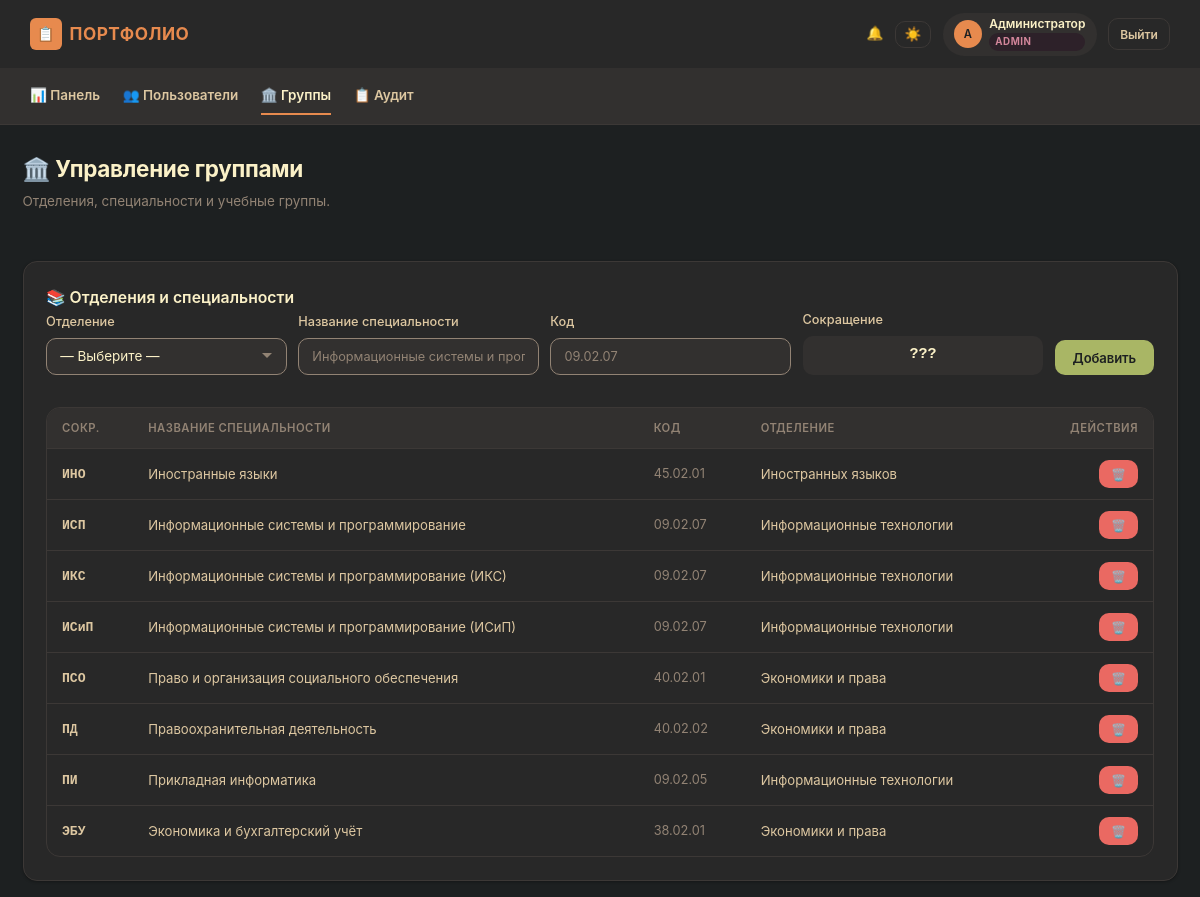
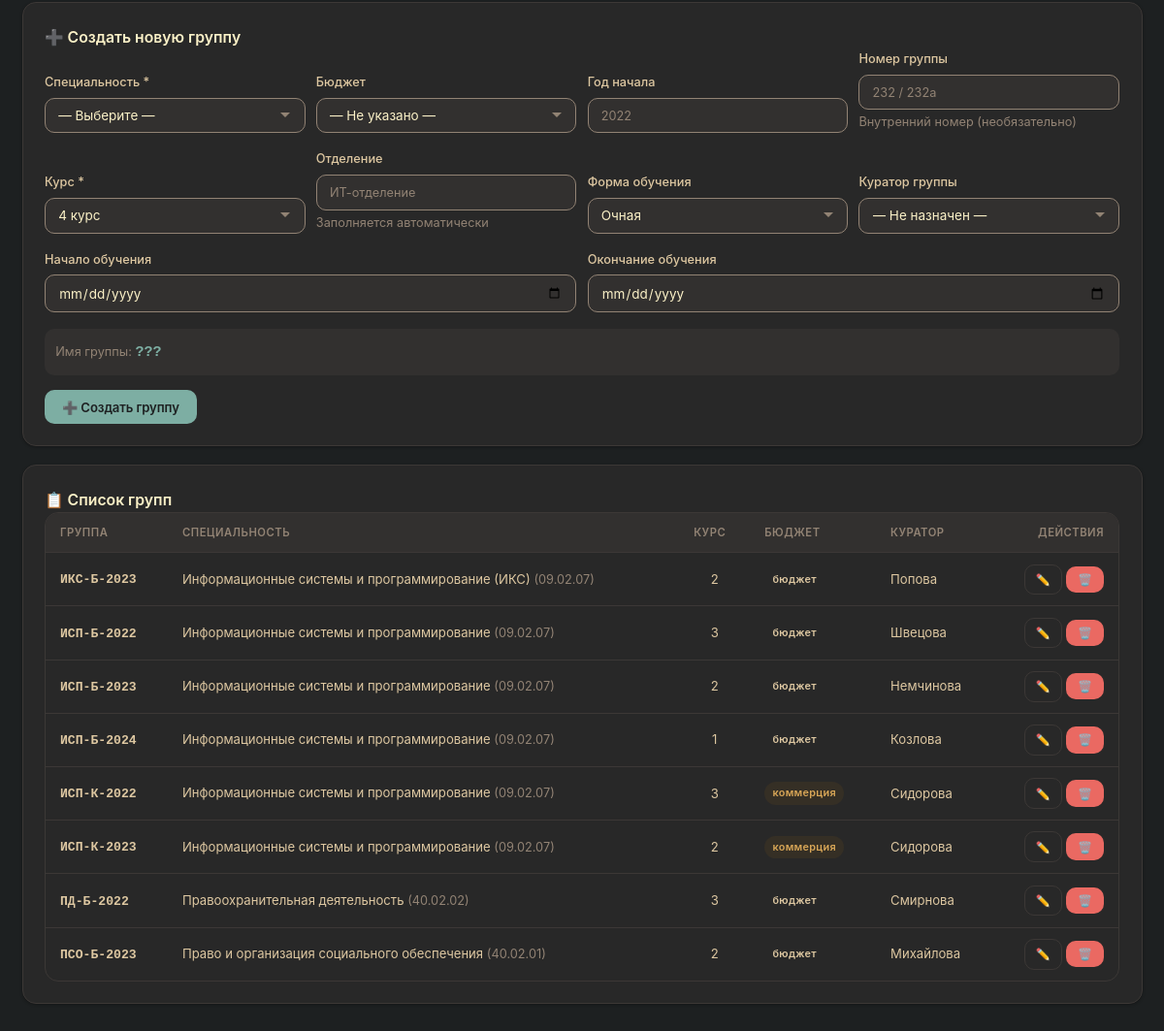
Page /admin/groups (signed in) on the committed database (2 pictures, top to bottom).
### models.py (models this page shows, shortened)
class User(Base):
    __tablename__ = 'users'
    id:          Mapped[int]       = mapped_column(Integer, primary_key=True)
    username:    Mapped[str]       = mapped_column(String(50), unique=True, nullable=False)
    password_hash: Mapped[str]     = mapped_column(String(256), nullable=False)
    role:        Mapped[str]       = mapped_column(String(20), nullable=False)
    last_name:   Mapped[Optional[str]] = mapped_column(String(50), nullable=True)
    first_name:  Mapped[Optional[str]] = mapped_column(String(50), nullable=True)
    patronymic:  Mapped[Optional[str]] = mapped_column(String(50), nullable=True)
    group_name:  Mapped[Optional[str]] = mapped_column(String(20), nullable=True)
    group_id:    Mapped[Optional[int]] = mapped_column(Integer, ForeignKey('groups.id'), nullable=True)
    events        = relationship('Event', back_populates='student', lazy=True, cascade='all, delete-orphan')
    notifications = relationship('Notification', back_populates='user', lazy=True, cascade='all, delete-orphan')
    curated_groups = relationship('Group', foreign_keys='Group.curator_id', back_populates='curator', lazy='select')

class Specialty(Base):
    __tablename__ = 'specialties'
    id:            Mapped[int] = mapped_column(Integer, primary_key=True)
    name:          Mapped[str] = mapped_column(String(200), unique=True, nullable=False)
    code:          Mapped[str] = mapped_column(String(20), nullable=False)
    abbreviation:  Mapped[str] = mapped_column(String(10), nullable=False)
    department_id: Mapped[Optional[int]] = mapped_column(Integer, ForeignKey('departments.id'), nullable=True)
    created_at:    Mapped[datetime] = mapped_column(DateTime, default=_utcnow)
    department_rel = relationship('Department', back_populates='specialties')
    groups         = relationship('Group', back_populates='specialty_rel', lazy=True)

class Department(Base):
    __tablename__ = 'departments'
    id:         Mapped[int] = mapped_column(Integer, primary_key=True)
    name:       Mapped[str] = mapped_column(String(100), unique=True, nullable=False)
    created_at: Mapped[datetime] = mapped_column(DateTime, default=_utcnow)
    specialties = relationship('Specialty', back_populates='department_rel', lazy=True)

class Group(Base):
    __tablename__ = 'groups'
    id:             Mapped[int] = mapped_column(Integer, primary_key=True)
    name:           Mapped[str] = mapped_column(String(20), unique=True, nullable=False)
    group_number:   Mapped[Optional[str]] = mapped_column(String(10), nullable=True)
    specialty_id:   Mapped[Optional[int]] = mapped_column(Integer, ForeignKey('specialties.id'), nullable=True)
    specialty_name: Mapped[str] = mapped_column(String(200), nullable=False)
    specialty_code: Mapped[str] = mapped_column(String(20), nullable=False)
    budget_type:    Mapped[Optional[str]] = mapped_column(String(10), nullable=True)
    start_year:     Mapped[Optional[int]] = mapped_column(Integer, nullable=True)
    course:         Mapped[int] = mapped_column(Integer, nullable=False)
    department:     Mapped[Optional[str]] = mapped_column(String(100), nullable=True)
    form_of_study:  Mapped[str] = mapped_column(String(50), default='очная')
    start_date:     Mapped[Optional[datetime]] = mapped_column(Date, nullable=True)
    end_date:       Mapped[Optional[datetime]] = mapped_column(Date, nullable=True)
    curator_id:     Mapped[Optional[int]] = mapped_column(Integer, ForeignKey('users.id'), nullable=True)
    created_at:     Mapped[datetime] = mapped_column(DateTime, default=_utcnow)
    specialty_rel = relationship('Specialty', back_populates='groups')
    curator       = relationship('User', foreign_keys=[curator_id], back_populates='curated_groups', lazy=True)

### routes/admin.py (the view)
@router.get('/admin/groups')
async def admin_groups(request: Request, user: User = Depends(require_admin),
                        db: Session = Depends(get_db)):
    groups = db.query(Group).options(
        joinedload(Group.curator), joinedload(Group.specialty_rel)
    ).order_by(Group.name).all()
    curators = db.query(User).filter(User.role == 'curator').all()
    departments = db.query(Department).options(
        joinedload(Department.specialties)
    ).order_by(Department.name).all()
    specialties = db.query(Specialty).options(
        joinedload(Specialty.department_rel)
    ).order_by(Specialty.name).all()
    return render(request, 'admin_groups.html', groups=groups, curators=curators,
                   departments=departments, specialties=specialties)

### templates/admin_groups.html (shortened to what this page needs)
{% extends 'base.html' %}
{% block content %}
<div class="flex-between mb-3">
    <div><h1 class="page-title">🏛️ Управление группами</h1><p class="page-subtitle">Отделения, специальности и учебные группы.</p></div>
</div>
<div class="card">
    <h3 class="card-title">📚 Отделения и специальности</h3>
    <form method="POST" action="/admin/add_specialty" class="form-row" style="margin-bottom: 1rem;">
        <div class="form-group">
            <label class="form-label" for="add_dept_id">Отделение</label>
            <select id="add_dept_id" name="department_id" class="form-select" required>
                <option value="">— Выберите —</option>
            </select>
        </div>
        <div class="form-group">
            <label class="form-label" for="specialty_name">Название специальности</label>
            <input type="text" id="specialty_name" name="specialty_name" class="form-input" required placeholder="Информационные системы и программирование" oninput="updatePreviewSpecialty(this.value)">
        </div>
        <div class="form-group">
            <label class="form-label" for="specialty_code">Код</label>
            <input type="text" id="specialty_code" name="specialty_code" class="form-input" required placeholder="09.02.07">
        </div>
        <div class="form-group" style="min-width: 80px;">
            <span class="form-label">Сокращение</span>
            <div id="spec-preview" style="font-family: monospace; font-weight: bold; color: var(--success); padding: 0.5rem 0.75rem; background: var(--bg2); border-radius: var(--radius); text-align: center;">???</div>
        </div>
        <button type="submit" class="btn btn-success" style="align-self: flex-end; margin-bottom: 1.125rem;">Добавить</button>
    </form>
    {% if specialties %}
    <div class="table-wrap">
        <table>
            <thead><tr><th>Сокр.</th><th>Название специальности</th><th>Код</th><th>Отделение</th><th style="text-align: right;">Действия</th></tr></thead>
            <tbody>
                {% for s in specialties %}
                <tr>
                    <td><span style="font-family: monospace; font-weight: bold; color: var(--success);">{{ s.abbreviation }}</span></td>
                    <td>{{ s.name }}</td>
                    <td class="text-muted">{{ s.code }}</td>
                    <td>{{ s.department_rel.name if s.department_rel else '—' }}</td>
                    <td style="text-align: right;">
                        <form action="/admin/delete_specialty/{{ s.id }}" method="POST" style="display:inline;" onsubmit="return confirm('Удалить специальность {{ s.abbreviation }}?')">
                            <button type="submit" class="btn btn-danger btn-sm">🗑️</button>
                        </form>
                    </td>
                </tr>
                {% endfor %}
            </tbody>
        </table>
    </div>
    {% endif %}
</div>
<div class="card">
    <h3 class="card-title">➕ Создать новую группу</h3>
    <form method="POST" action="{{ url_for('admin_create_group') }}">
        <div class="form-row">
            <div class="form-group">
                <label class="form-label" for="create_specialty_id">Специальность *</label>
                <select id="create_specialty_id" name="specialty_id" class="form-select" required onchange="updateGroupPreview()">
                    <option value="">— Выберите —</option>
                </select>
            </div>
            <div class="form-group">
                <label class="form-label" for="budget_type">Бюджет</label>
                <select id="budget_type" name="budget_type" class="form-select" onchange="updateGroupPreview()">
                    <option value="">— Не указано —</option>
                </select>
            </div>
            <div class="form-group">
                <label class="form-label" for="start_year">Год начала</label>
                <input type="number" id="start_year" name="start_year" class="form-input" placeholder="2022" min="2000" max="2099" oninput="updateGroupPreview()">
            </div>
            <div class="form-group">
                <label class="form-label" for="group_number">Номер группы</label>
                <input type="text" id="group_number" name="group_number" class="form-input" placeholder="232 / 232а" oninput="updateGroupPreview()">
                <span class="text-muted">Внутренний номер (необязательно)</span>
            </div>
        </div>
        <div class="form-row">
            <div class="form-group">
                <label class="form-label" for="course">Курс *</label>
                <select id="course" name="course" class="form-select" required>
                    <option value="1">1 курс</option><option value="2">2 курс</option><option value="3">3 курс</option><option value="4" selected>4 курс</option>
                </select>
            </div>
            <div class="form-group">
                <label class="form-label" for="department">Отделение</label>
                <input type="text" id="department" name="department" class="form-input" placeholder="ИТ-отделение" readonly>
                <span class="text-muted">Заполняется автоматически</span>
            </div>
            <div class="form-group">
                <label class="form-label" for="form_of_study">Форма обучения</label>
                <select id="form_of_study" name="form_of_study" class="form-select">
                    <option value="очная">Очная</option><option value="заочная">Заочная</option><option value="очно-заочная">Очно-заочная</option>
                </select>
            </div>
            <div class="form-group">
                <label class="form-label" for="curator_id">Куратор группы</label>
                <select id="curator_id" name="curator_id" class="form-select">
                    <option value="">— Не назначен —</option>
                </select>
            </div>
        </div>
        <div class="form-row">
            <div class="form-group">
                <label class="form-label" for="start_date">Начало обучения</label>
                <input type="date" id="start_date" name="start_date" class="form-input">
            </div>
            <div class="form-group">
                <label class="form-label" for="end_date">Окончание обучения</label>
                <input type="date" id="end_date" name="end_date" class="form-input">
            </div>
        </div>
        <div style="margin-bottom: 1rem; padding: 0.75rem; background: var(--bg2); border-radius: var(--radius);">
            <span class="text-muted">Имя группы: </span>
            <strong id="group-preview" style="color: var(--blue); font-family: monospace;">???</strong>
        </div>
        <button type="submit" class="btn btn-primary">➕ Создать группу</button>
    </form>
</div>
<div class="card">
    <h3 class="card-title">📋 Список групп</h3>
    {% if groups %}
    <div class="table-wrap">
        <table>
            <thead><tr><th>Группа</th><th>Специальность</th><th>Курс</th><th>Бюджет</th><th>Куратор</th><th style="text-align: right;">Действия</th></tr></thead>
            <tbody>
                {% for g in groups %}
                <tr>
                    <td><strong style="font-family: monospace;">{{ g.name }}</strong></td>
                    <td>{{ g.specialty_name }} <span class="text-muted">({{ g.specialty_code }})</span></td>
                    <td class="text-center">{{ g.course }}</td>
                    <td><span class="badge {% if g.budget_type == 'бюджет' %}badge-success{% else %}badge-pending{% endif %}">{{ g.budget_type or '—' }}</span></td>
                    <td>{{ g.curator.last_name or g.curator.username if g.curator else '—' }}</td>
                    <td style="text-align: right;">
                        <a href="{{ url_for('admin_edit_group', group_id=g.id) }}" class="btn btn-ghost btn-sm">✏️</a>
                        <form action="{{ url_for('admin_delete_group', group_id=g.id) }}" method="POST" style="display:inline;" onsubmit="return confirm('Удалить группу {{ g.name }}?')">
                            <button type="submit" class="btn btn-danger btn-sm">🗑️</button>
                        </form>
                    </td>
                </tr>
                {% endfor %}
            </tbody>
        </table>
    </div>
    {% else %}
    <div class="empty-state"><div class="empty-icon">🏛️</div><p>Группы ещё не созданы.</p></div>
    {% endif %}
</div>
{% endblock %}

### templates/base.html (shortened to what this page needs)
<!DOCTYPE html>
<html lang="ru">
<head>
    <link rel="stylesheet" href="/static/css/style.css">
</head>
<body
    data-csrf-token="{{ csrf_token }}"
    data-user-authenticated="{{ 'true' if current_user else 'false' }}"
    data-user-role="{{ current_user.role if current_user else '' }}"
>
{% if current_user %}
<header class="app-header">
    <div class="app-header-left">
        <div class="brand">
            <div class="brand-icon">📋</div>
            <span>Портфолио</span>
        </div>
    </div>
    <div class="app-header-right">
        <a href="/notifications" style="position: relative; color: var(--fg1); text-decoration: none;">
            🔔
        </a>
        <button class="btn btn-ghost btn-sm" id="themeToggle" title="Сменить тему" style="padding: 0.3rem 0.6rem; font-size: 0.9rem;">☀️</button>
        <div class="user-pill">
            <div class="avatar">{{ current_user.last_name[:1] or current_user.username[:1] | upper }}</div>
            <div style="display: flex; flex-direction: column; gap: 1px;">
                <span style="font-size: 0.8rem; font-weight: 600; color: var(--fg0); line-height: 1.2;">
                    {{ current_user.full_name }}
                </span>
                <span class="role-badge">{{ current_user.role }}</span>
            </div>
        </div>
        <a href="/logout" class="btn btn-ghost btn-sm">Выйти</a>
    </div>
</header>
<nav class="top-nav" id="topNav">
    {% if current_user.role == 'admin' %}
    <a href="/admin/dashboard">📊 Панель</a>
    <a href="/admin/users">👥 Пользователи</a>
    <a href="/admin/groups">🏛️ Группы</a>
    <a href="/admin/audit">📋 Аудит</a>
    {% elif current_user.role == 'student' %}
    <a href="/student/dashboard">📊 Панель</a>
    <a href="/student/create">📝 Создать</a>
    <a href="/student/history">📋 История</a>
    <a href="/rating">🏆 Рейтинг</a>
    {% elif current_user.role == 'curator' %}
    <a href="/curator/dashboard">📊 Панель</a>
    <a href="/curator/pending">📥 Заявки</a>
    <a href="/curator/resolved">📋 Журнал</a>
    <a href="/rating">🏆 Рейтинг</a>
    {% elif current_user.role == 'commission' %}
    <a href="/commission/dashboard">📊 Панель</a>
    <a href="/commission/posts">📋 Посты</a>
    <a href="/commission/students">👥 Студенты</a>
    <a href="/commission/stats">📈 Статистика</a>
    {% endif %}
</nav>
<div class="container">
    {% block content %}{% endblock %}
</div>
{% else %}
<div class="container">
    {% block login_content %}{% endblock %}
</div>
{% endif %}
</body>
</html>

### rows in the picture
User: last_name "А", full_name "Администратор", role "ADMIN"
Specialty: abbreviation "ИНО", name "Иностранные языки", code "45.02.01", department_rel "Иностранных языков"
Specialty: abbreviation "ИСП", name "Информационные системы и программирование", code "09.02.07", department_rel "Информационные технологии"
Specialty: abbreviation "ИКС", name "Информационные системы и программирование (ИКС)", code "09.02.07", department_rel "Информационные технологии"
Specialty: abbreviation "ИСиП", name "Информационные системы и программирование (ИСиП)", code "09.02.07", department_rel "Информационные технологии"
Specialty: abbreviation "ПСО", name "Право и организация социального обеспечения", code "40.02.01", department_rel "Экономики и права"
Specialty: abbreviation "ПД", name "Правоохранительная деятельность", code "40.02.02", department_rel "Экономики и права"
Specialty: abbreviation "ПИ", name "Прикладная информатика", code "09.02.05", department_rel "Информационные технологии"
Specialty: abbreviation "ЭБУ", name "Экономика и бухгалтерский учёт", code "38.02.01", department_rel "Экономики и права"
Group: name "ИКС-Б-2023", specialty_name "Информационные системы и программирование (ИКС)", specialty_code "09.02.07", course "2", budget_type "бюджет", curator "Попова"
Group: name "ИСП-Б-2022", specialty_name "Информационные системы и программирование", specialty_code "09.02.07", course "3", budget_type "бюджет", curator "Швецова"
Group: name "ИСП-Б-2023", specialty_name "Информационные системы и программирование", specialty_code "09.02.07", course "2", budget_type "бюджет", curator "Немчинова"
Group: name "ИСП-Б-2024", specialty_name "Информационные системы и программирование", specialty_code "09.02.07", course "1", budget_type "бюджет", curator "Козлова"
Group: name "ИСП-К-2022", specialty_name "Информационные системы и программирование", specialty_code "09.02.07", course "3", budget_type "коммерция", curator "Сидорова"
Group: name "ИСП-К-2023", specialty_name "Информационные системы и программирование", specialty_code "09.02.07", course "2", budget_type "коммерция", curator "Сидорова"
Group: name "ПД-Б-2022", specialty_name "Правоохранительная деятельность", specialty_code "40.02.02", course "3", budget_type "бюджет", curator "Смирнова"
Group: name "ПСО-Б-2023", specialty_name "Право и организация социального обеспечения", specialty_code "40.02.01", course "2", budget_type "бюджет", curator "Михайлова"
